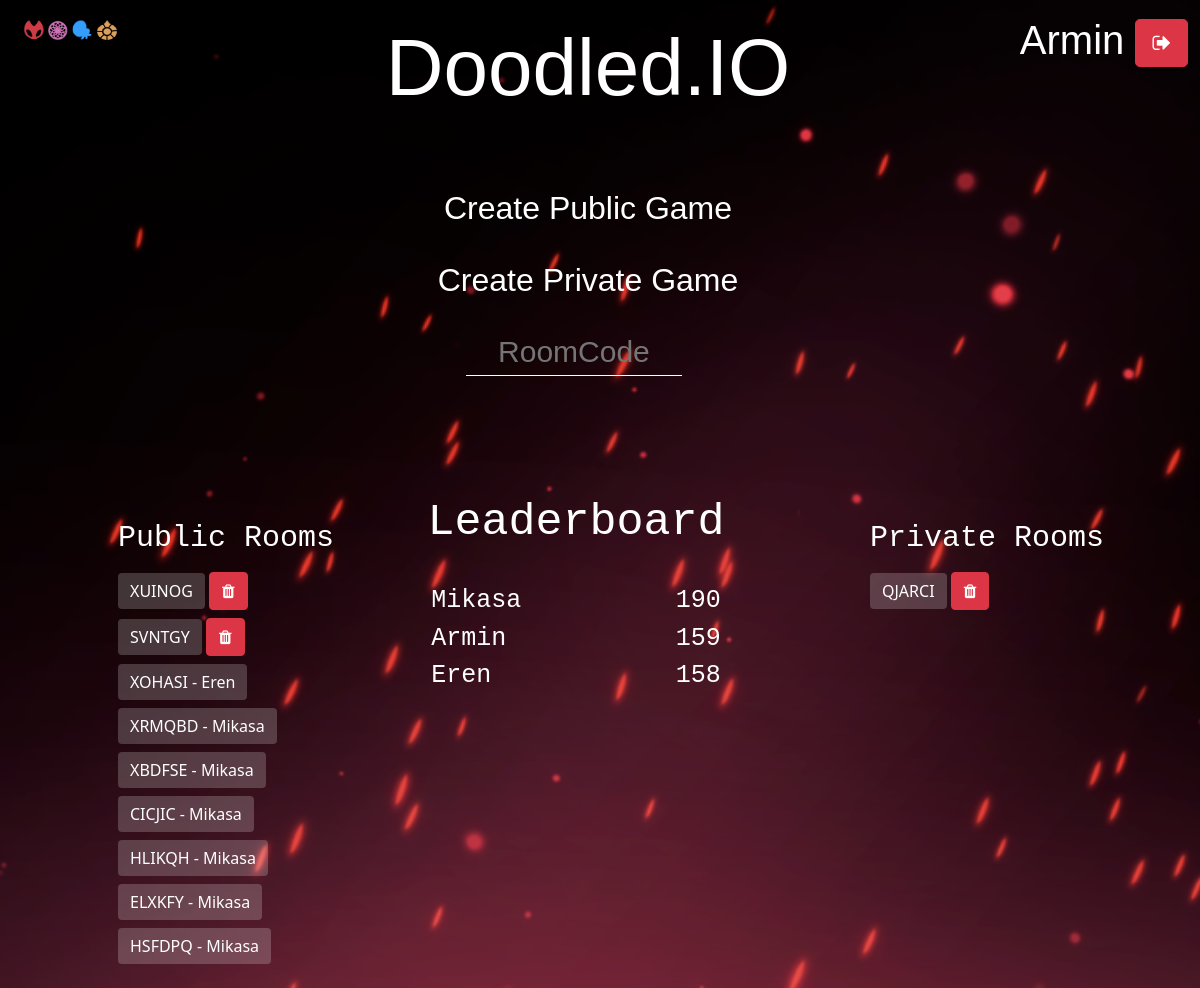
Screenshot of /menu/ (signed in) with the database file from the repository.
### chats/models.py (models this page shows)
class Room(models.Model):
    owner = models.ForeignKey(User, on_delete=models.CASCADE)
    room_code = models.CharField(max_length=6, default="")
    room_type = models.CharField(max_length=7, default="")
    canvas_data_url = models.TextField(default="none")
    started = models.BooleanField(default=False)
    done_players = models.ManyToManyField(User, related_name="done_players")
    rem_players = models.ManyToManyField(User, related_name="rem_players")
    current_player = models.ForeignKey(User, on_delete=models.SET(owner), related_name="current_player")
    guessed = models.ManyToManyField(User, related_name="guessed")
    word = models.CharField(max_length=100, default="")
    startTime = models.DateTimeField(auto_now_add=True)
    round_no = models.IntegerField(default=0)
    def __str__(self) -> str:
        return self.room_code

### doodle/views.py (the view)
# urls.py: path('menu/', views.menu, name='menu'),
def menu(request):
    user = request.user
    if user.is_authenticated:
        template = loader.get_template('menu.html')
        user_list = User.objects.all()
        code_list = Room.objects.all()
        admin = []
        nonadmin = []
        for player in user_list:
            if player.is_superuser:
                admin.append(player)
            else :
                nonadmin.append((player, player.user_score.high_score))
        nonadmin.sort(reverse=True, key = lambda x: x[1])
        context = {
            'username': user.username,
            'admin': admin,
            'codelist': code_list,
            'loggedin': user,
            'nonadmin': nonadmin,
        }
        return HttpResponse(template.render(context, request))
    else:
        return redirect('/accounts/login')

### templates/menu.html (shortened to what this page needs)
{% extends 'login-reg-base.html' %}
{% block content %}
    <div class= "col align-self-end top-right"
    style="position: absolute; right: 0; top: 0; color: white; text-align:right;
    margin-top: 10px;"
    >
      <p style="font-family: 'Supernatural Knight', sans-serif; font-size: 40px;">{{username}}
      <a href = "{% url 'logout' %}"><button class="btn btn-danger btn-lg"><i class="fa fa-sign-out"></i></button></a>
      </p>
    </div>
    <div style=" font-family: 'monaco', monospace; text-align: center;">
      <br>
      <br>
      <a href="{% url 'main0' %}" class="themed-button">
        <span class="inactive">Create Public Game</span>
      </a>
      <br>
      <br>
      <a href="{% url 'main1' %}" class="themed-button">
        <span class="inactive">Create Private Game</span>
      </a>
      <br>
      <br>
    </div>
    <div class="row justify-content-center">
      <div class="col-3" style="text-align: center;">
        <input id="roomcode"
          type="text"
          name="roomcode"
          class="themed-input"
          style="text-align: center; font-family: 'Supernatural Knight', sans-serif; color: white; border-bottom: 1px solid white ; font-size: 30px;"
          placeholder="RoomCode"
          size="10"
          >
      <br>
      </div>
      <br>
    </div>
    <div class="row">
      <br>
      <br>
      <br>
      <br>
      <br>
    </div>
    <div class="row">
      <div class="col-1"></div>
      <div class="col-3">
        <br>
        <h3 style = "font-family: 'monaco',monospace; color: white; font-size: 30px;"> Public Rooms </h3>
        {% for codes in codelist %}
          {% if codes.room_type == "public" %}
            {% if codes.owner == loggedin %}
              <button class="btn btn-success mt-2 public" style=" background-color: rgba(255, 255, 255, 0.2); border: none;" value="{{codes}}"> {{codes}} </button>
              <button class = "btn btn-danger mt-2 delete" value="{{codes}}"><i class="fa fa-trash"></i></button>
            {% else %}
              <button class="btn btn-success mt-2 public" style="background-color: rgba(255, 255, 255, 0.2); border: none;" value="{{codes}}">
                 {{codes}}
                 - {{codes.owner.username}}
              </button>
            {% endif %}
            <br>
          {% endif %}
        {% endfor %}
        <br>
      </div>
      <div class="col-4" style="">
        <h2 style = "font-family: 'monaco',monospace; color: white; font-size: 45px; text-align: center;">
          Leaderboard
        </h2>
        <br>
        {% for user,score in nonadmin %}
          <div class="row" style="">
            <div class="col-1"></div>
            <div class="col-7" style="font-family: 'monaco',monospace; color: white; font-size: 25px;">
              {{user}}
            </div>
            <div class="col-3" style="font-family: 'monaco',monospace; color: white; text-align: right; font-size: 25px;">
              {{score}}
            </div>
            <div class="col-1"></div>
          </div>
        {% endfor %}
      </div>
      <div class="col-1"></div>
      <div class="col-3">
        <br>
        <h3 style = "font-family: 'monaco',monospace; color: white; font-size: 30px;"> Private Rooms</h3>
        {% for codes in codelist %}
          {% if codes.room_type == "private" and codes.owner == loggedin%}
            <button class="btn btn-success mt-2 public" style="background-color: rgba(255, 255, 255, 0.2); border: none;" value="{{codes}}"> {{codes}} </button>
            <button class = "btn btn-danger mt-2 delete" value="{{codes}}"><i class="fa fa-trash"></i></button>
            <br>
          {% endif %}
        {% endfor %}
        <br>
      </div>
    </div>
{% endblock %}

### static/style.css (style rules this page uses)
.themed-button { font-family: 'Supernatural Knight', sans-serif; color: white; font-size: 32px; transition: all 0.5s; text-decoration: none; }
.themed-input { background-color: transparent; border-bottom: white; color: white; border-top: none; border-left: none; border-right: none; }
h3 { color:#bad80a; }
html,body { height: 100%; }

### rows the page displays
Room: room_code "XUINOG"
Room: room_code "SVNTGY"
Room: room_code "XOHASI", owner.username "Eren"
Room: room_code "XRMQBD", owner.username "Mikasa"
Room: room_code "XBDFSE", owner.username "Mikasa"
Room: room_code "CICJIC", owner.username "Mikasa"
Room: room_code "HLIKQH", owner.username "Mikasa"
Room: room_code "ELXKFY", owner.username "Mikasa"
Room: room_code "HSFDPQ", owner.username "Mikasa"
Room: room_code "QJARCI"

### other values shown
{{ username }} "Armin"
{{ user }} "Mikasa"
{{ score }} "190"
{{ user }} "Armin"
{{ score }} "159"
{{ user }} "Eren"
{{ score }} "158"
